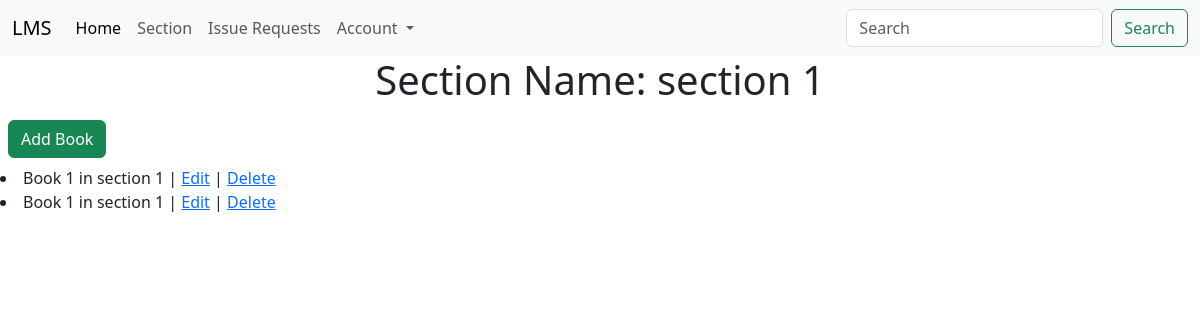
Page /sections/1 (signed in) on the committed database.
### app/models.py (models this page shows)
class Section(db.Model):
    __tablename__ = "sections"
    section_id = db.Column(db.Integer, autoincrement=True, primary_key=True)
    section_name = db.Column(db.String)
    books = db.relationship("Book", backref="books", lazy=True)

class Book(db.Model):
    __tablename__ = "books"
    book_id = db.Column(db.Integer, autoincrement=True, primary_key=True)
    title = db.Column(db.String, nullable=False)
    description = db.Column(db.String, nullable=True)
    content = db.Column(db.String, nullable=False)
    author = db.Column(db.String, nullable=False)
    section_id = db.Column(
        db.Integer, db.ForeignKey("sections.section_id"), nullable=True
    )

### app/bp/sections.py (the view)
@bp.route("/sections/<section_id>", methods=["GET", "POST"])
def retrieve_section(section_id):
    if request.method == "GET":
        section = Section.query.get(section_id)
        return render_template("sections/section_details.html", section=section)

### templates/sections/section_details.html
{% extends "base.html" %}
{% block content %}
<h1 class="text-center">Section Name: {{ section.section_name}}</h1>
{% if session.get('username') and session.get('role') == 'admin' %}
<a class="btn btn-success m-2" href="/books/create">Add Book</a>
{% endif %}
{% for book in section.books %}
<li>{{book.title}} {% if session.get('role') == 'admin'%}| <a href="/books/update/{{book.book_id}}">Edit</a> |
        <a href="/books/delete/{{book.book_id}}">Delete</a> {% endif%}
</li>
{% endfor%}
{% endblock %}

### rows in the picture
Section: section_name "section 1"
Book: title "Book 1 in section 1"
Book: title "Book 1 in section 1"
